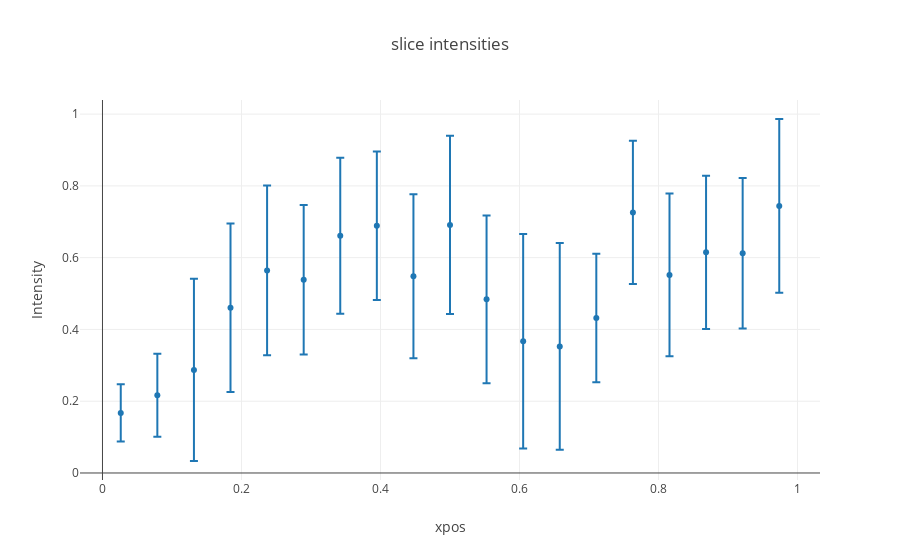

Notebook source saved alongside this figure:
### Code cell
surface= samp_track_dict[image_avail[0]][:,0]
sorted_bins= sorted(amps_stats.keys())

meanamps= [amps_stats[x]['mean'] for x in sorted_bins]
stdamp= [amps_stats[x]['std'] for x in sorted_bins]

fig_amp= [go.Scatter(
    x= sorted_bins,
    y= meanamps,
    error_y= dict(
        array= stdamp,
        type= 'data',
        #symmetric= True,
        visible=True
    ),
    mode= 'markers'
)]

layout= go.Layout(
    title= 'slice intensities',
    xaxis= dict(
        title= 'xpos'    
    ),
    yaxis= dict(
        title= 'Intensity'
    )
)

Figure= go.Figure(data= fig_amp,layout= layout)
iplot(Figure)

### Figure 1 — Plotly figure (JSON) as saved in the notebook; plotly's stock layout.template omitted (floating-point values rounded to 4 significant figures)
{"data": [{"error_y": {"array": [0.0798, 0.1156, 0.2538, 0.235, 0.2366, 0.2084, 0.2174, 0.2071, 0.2283, 0.2483, 0.2336, 0.2989, 0.2882, 0.1791, 0.1997, 0.2267, 0.2136, 0.2098, 0.2422], "type": "data", "visible": true}, "mode": "markers", "type": "scatter", "uid": "6c0c6b6d-9b55-411a-908d-df4556c10990", "x": [0.0263, 0.07895, 0.1316, 0.1842, 0.2369, 0.2895, 0.3421, 0.3947, 0.4474, 0.5, 0.5526, 0.6053, 0.6579, 0.7105, 0.7631, 0.8158, 0.8684, 0.9211, 0.9737], "y": [0.1673, 0.2165, 0.2872, 0.4605, 0.5643, 0.5382, 0.6609, 0.689, 0.5483, 0.6913, 0.484, 0.3673, 0.3528, 0.4317, 0.7261, 0.5518, 0.6149, 0.6123, 0.7442]}], "layout": {"title": {"text": "slice intensities"}, "xaxis": {"title": {"text": "xpos"}}, "yaxis": {"title": {"text": "Intensity"}}}}
